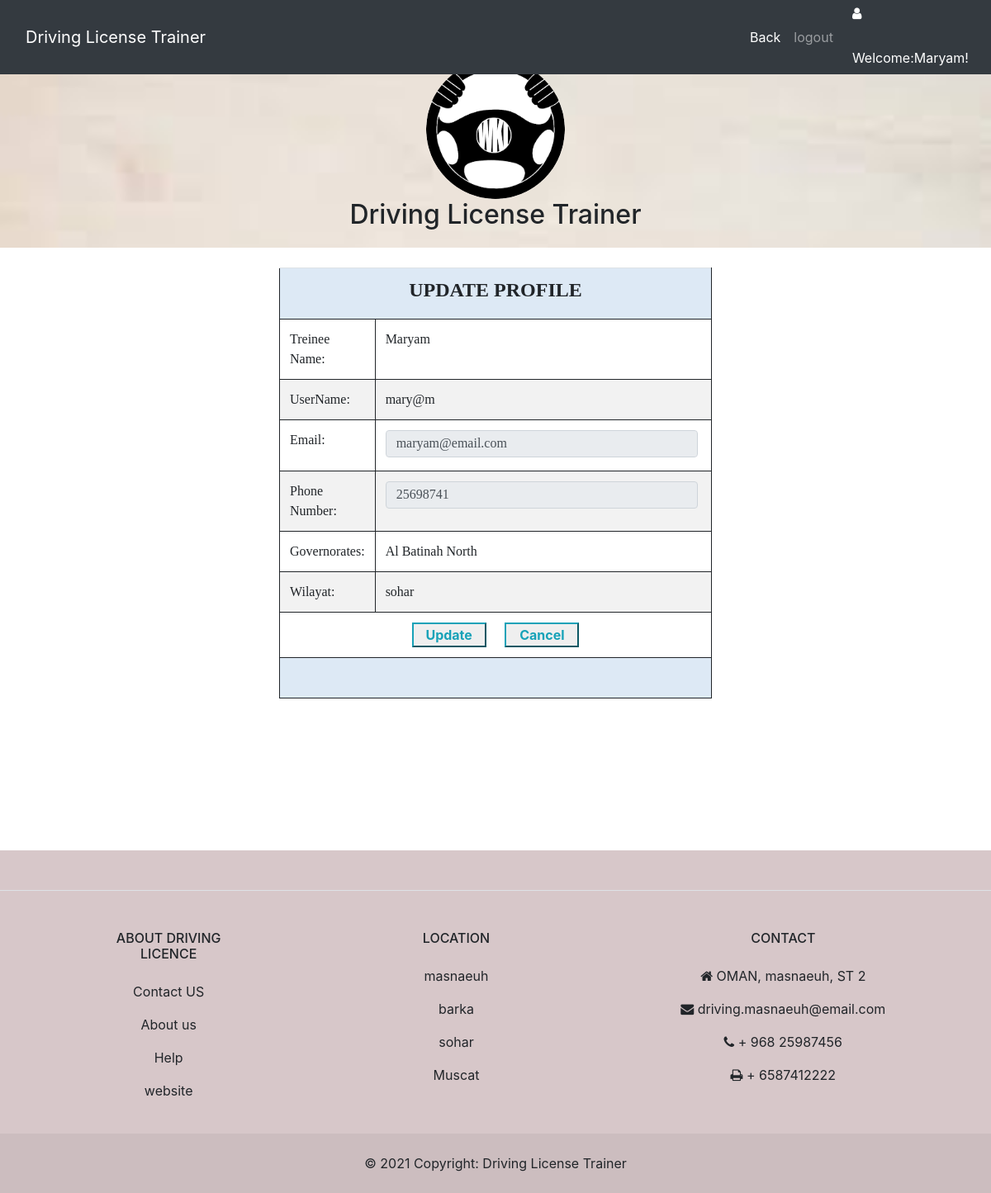
The page /treinee_UpdateProfile.php (signed in) on the database its author committed.
### tables this page shows
CREATE TABLE IF NOT EXISTS `tbltrainee` (
  `trainee_id` int(8) NOT NULL AUTO_INCREMENT,
  `trainee_fname` varchar(20) NOT NULL,
  `trainee_lname` varchar(20) NOT NULL,
  `trainee_email` varchar(50) NOT NULL,
  `trainee_phone` int(8) NOT NULL,
  `gnamee` varchar(50) NOT NULL,
  `wnamee` varchar(20) NOT NULL,
  `trainee_uname` varchar(20) NOT NULL,
  `trainee_gender` varchar(10) NOT NULL,
  `trainee_brithdate` date NOT NULL,
  `seqe` varchar(200) NOT NULL,
  `anse` varchar(20) NOT NULL,
  `trainee_passw` varchar(8) NOT NULL,
  `trainee_repassw` varchar(8) NOT NULL,
  PRIMARY KEY (`trainee_id`)
);

### treinee_UpdateProfile.php (the view, shortened to what this page needs)
<!DOCTYPE html PUBLIC "-//W3C//DTD XHTML 1.0 Transitional//EN" "http://www.w3.org/TR/xhtml1/DTD/xhtml1-transitional.dtd">
<html xmlns="http://www.w3.org/1999/xhtml">
<head>
<link rel="stylesheet" type="text/css"  href="BOOTSTRAPFILE/css/bootstrap.css">
    </head>
    <body  style="margin:0; padding:0; border:0;  background-color:white   ">
       <nav class="navbar navbar-expand-lg navbar-dark bg-dark fixed-top">
     <div class="container">
     <a class="navbar-brand" href="#">Driving License Trainer </a>
      <div class="collapse navbar-collapse" id="navbarResponsive">
         <ul class="navbar-nav ml-auto">
            <li class="nav-item active">
             <a class="nav-link" href="traineehomepage.php">Back
            </a>
          </li>
          <li class="nav-item">
            <a class="nav-link" href="logout.php">logout </a>
          </li>
                 </ul>
      </div>
    </div>
      <div class="icon" style="color: #FFFFFF"><i class="fa  fa-user" style="width:30px; height:50px"></i>
		   Welcome:<?php
	$usernam= $_SESSION['txtid1'];
	include ("connect.php");
	$qryname = "select * from  tbltrainee where trainee_uname='$usernam' ";
	$result = mysqli_query($con,$qryname);
	while($rows = mysqli_fetch_assoc($result))
	{ $namee=$rows['trainee_fname'];
}
	echo $namee. "!";
	?>
	</div>
  </nav>
 <header class="text-center" style="background-image:url('img/bg1.jpg'); background-repeat:no-repeat; background-size:cover; height: 300px;">
    &nbsp;<br /><br /><br />
	 <img class="img-fluid rounded-circle"  src="img/images.png" alt="" height="147" width="168">
	 <h2>Driving License Trainer</h2>
	 </header>
<br />
  <?php
include("connect.php");
$query = "select * from tbltrainee where trainee_uname='$usernam'";
$result= mysqli_query($con,$query);
 while($row = mysqli_fetch_assoc($result)) {
$trainee_emailr=$row["trainee_email"];
$trainee_phoner=$row["trainee_phone"];
$gid=$row["gnamee"];
$wid=$row["wnamee"];
}
?>
    <form id="form2" name="form2" method="post" action="<?php echo"trinee_updateprofile1.php?trainee_uname=$usernam" ;?>" onsubmit="return validate(this);">
 <table align="center" cellpadding="2" class="table table-striped" style="width:524px; height: 100px;">
			<tr>
				<td class="auto-style7" colspan="2" style="height: 10px">
				<h3 class="auto-style10"><strong>UPDATE PROFILE</strong></h3>
				</td>
			</tr>
			<tr class="auto-style11">
				<td class="auto-style9" style="height: 38px; width: 27px;">
				Treinee Name:</td>
				<td class="auto-style9" style="height: 38px; ">
				<?php echo "$namee"; ?></td>
			</tr>
			<tr class="auto-style11">
				<td class="auto-style6" style="height: 38px; width: 27px;">
				UserName:</td>
				<td class="auto-style9" style="height: 38px; ">
				<?php echo "$usernam"; ?></td>
			</tr>
			<tr>
				<td class="auto-style12" style="height: 38px; width: 27px;">
				Email:</td>
				<td class="auto-style5" style="height: 38px; ">
             <span>
        <span class="text-white-50">
				<input id="trainee_email" name="trainee_email"  placeholder="Enter Your Email" style="width: 99%; height: 33px; font-family: 'Times New Roman', Times, serif;" class="form-control mb-1" value="<?php echo "$trainee_emailr"; ?>" readonly="readonly" /></td>
			</tr>
			<tr>
				<td class="auto-style12" style="height: 10px; width: 27px;">
				Phone Number:</td>
				<td class="auto-style9" style="height: 10px; ">
             <span>
        <span class="text-white-50">
				<input id="trainee_phone" name="trainee_phone" placeholder="Enter Your Phone Number" style="width: 99%; height: 33px; font-family: 'Times New Roman', Times, serif;" class="form-control mb-1" value="<?php echo "$trainee_phoner"; ?>" readonly="readonly" /></td>
			</tr>
			<tr class="auto-style11">
			<td class="auto-style6" style="width: 27px; height: 30px;" >
Governorates:</td>
				<td class="auto-style6" style="height: 30px;">
				<?php echo "$gid"; ?></td>
			</tr>
			<tr class="auto-style11">
			<td class="auto-style6" style="width: 27px; " >
Wilayat:</td>
				<td class="auto-style6">
				<?php echo "$wid"; ?></td>
			</tr>
			<tr>
				<td class="auto-style5" colspan="2" style="height: 9px">
				<input name="submit" id="submit" style="width: 90px; font-weight: bold;" type="submit" value="Update" class="input btn-outline-info" /><b>&nbsp;&nbsp;&nbsp;&nbsp;&nbsp;
				</b>
				<input name="Cancel" style="width: 90px; font-weight: bold;" type="reset" value="Cancel"  class="input btn-outline-info"/></td>
			</tr>
							<tr>
				<td class="auto-style8" colspan="2">
				&nbsp;</td>
			</tr>
		</table>
</form>
	   <br />
       <br />
<br /><br />
  <br />
    <br />
  <br />
<link href="https://cdnjs.cloudflare.com/ajax/libs/font-awesome/4.7.0/css/font-awesome.min.css" rel="stylesheet">
<footer class="auto-style2">
  <section
    class="d-flex justify-content-center justify-content-lg-between p-4 border-bottom bg-dinager"
       >
  </section>
  <section class="">
    <div class="container text-center text-md-start mt-5">
      <div class="row mt-3">
               <div class="col-md-2 col-lg-2 col-xl-2 mx-auto mb-4">
          <h6 class="text-uppercase fw-bold mb-4">
            About Driving Licence
          </h6>
          <p>
            <a href="#!" class="text-reset">Contact US </a>
          </p>
          <p>
            <a href="#!" class="text-reset">About us</a>
          </p>
          <p>
            <a href="#!" class="text-reset">Help</a>
          </p>
          <p>
            <a href="#!" class="text-reset">website</a>
          </p>
        </div>
        <div class="col-md-3 col-lg-2 col-xl-2 mx-auto mb-4">
          <h6 class="text-uppercase fw-bold mb-4">
            Location
          </h6>
          <p>
            <a href="#!" class="text-reset">masnaeuh</a>
          </p>
          <p>
            <a href="#!" class="text-reset">barka</a>
          </p>
          <p>
            <a href="#!" class="text-reset">sohar</a>
          </p>
          <p>
            <a href="#!" class="text-reset">Muscat</a>
          </p>
        </div>
        <div class="col-md-4 col-lg-3 col-xl-3 mx-auto mb-md-0 mb-4">
          <h6 class="text-uppercase fw-bold mb-4">
            Contact
          </h6>
          <p><i class="fa fa-home me-3"></i> OMAN, masnaeuh, ST 2</p>
          <p>
            <i class="fa fa-envelope me-3"></i>
            driving.masnaeuh@email.com
          </p>
          <p><i class="fa fa-phone me-3"></i> + 968 25987456</p>
          <p><i class="fa fa-print me-3"></i> + 6587412222</p>
        </div>
      </div>
    </div>
  </section>
  <div class="text-center p-4" style="background-color: rgba(0, 0, 0, 0.05);">
    © 2021 Copyright:
    <a class="text-reset fw-bold" href="https://mdbootstrap.com/">Driving License Trainer</a>
  </div>
</footer>
</body>
</html>

### treinee_UpdateProfile.php (style rules this page uses)
.auto-style2 { background-color: #D7C7C9; }
.auto-style5 { border-style: solid; border-width: 1px; text-align: center; }
.auto-style6 { border-style: solid; border-width: 1px; }
.auto-style7 { border-style: solid; border-width: 1px; text-align: center; background-color: #DDE9F5; }
.auto-style8 { border-style: solid; border-width: 1px; background-color: #DDE9F5; }
.auto-style9 { border-style: solid; border-width: 1px; text-align: left; }
.auto-style10 { margin-left: 0px; font-family: "Felix Titling"; font-size: x-large; }
.auto-style11 { font-family: "Times New Roman", Times, serif; }
.auto-style12 { border-style: solid; border-width: 1px; font-family: "Times New Roman", Times, serif; }

### rows shown on the page
tbltrainee: trainee_fname "Maryam", trainee_email "maryam@email.com", trainee_phone "25698741", gnamee "Al Batinah North", wnamee "sohar"

### other values the page prints
$usernam "mary@m"
